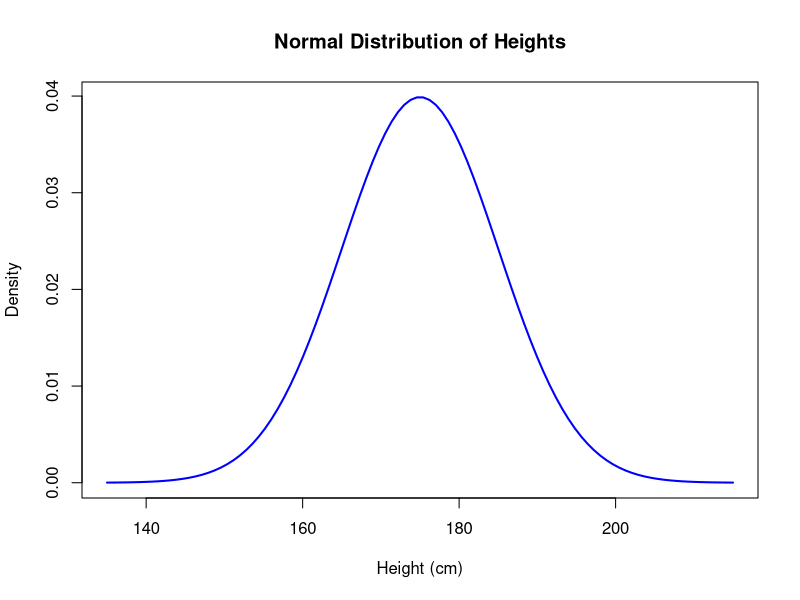
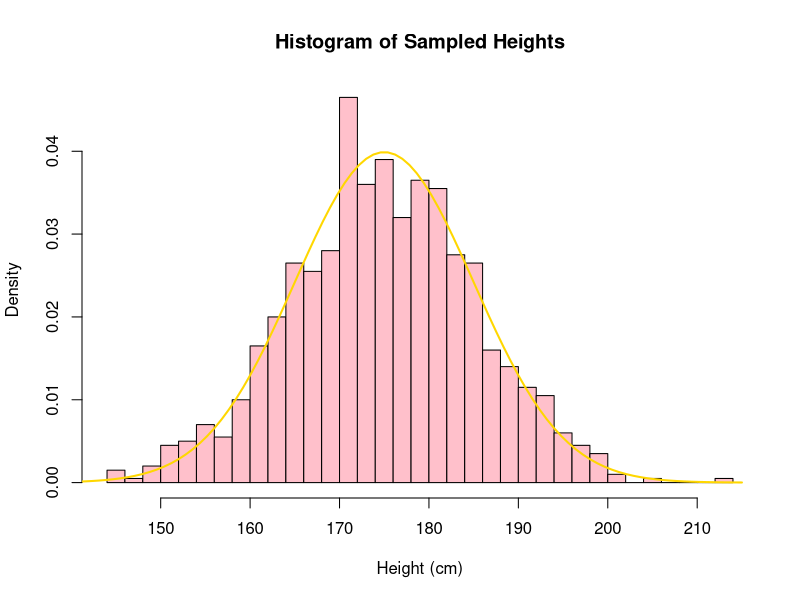

Source code (R) for these figures, in order:
  mean_height <- 175
  sd_height <- 10
  
  x <- seq(mean_height - 40, mean_height + 40, length=100)
  y <- dnorm(x, mean=mean_height, sd=sd_height)
  
  plot(x, y, type="l", col="blue", lwd=2,
       main="Normal Distribution of Heights",
       xlab="Height (cm)", ylab="Density")
  
  prob_less_165 <- pnorm(165, mean=mean_height, sd=sd_height)
  print(paste("P(height < 165) =", round(prob_less_165, 4)))
  
  prob_between_170_180 <- pnorm(180, mean=mean_height, sd=sd_height) - pnorm(170, mean=mean_height, sd=sd_height)
  print(paste("P(170 < height < 180) =", round(prob_between_170_180, 4)))
  
  height_90th <- qnorm(0.9, mean=mean_height, sd=sd_height)
  print(paste("90th percentile height =", round(height_90th, 2), "cm"))
  
  set.seed(1)
  sample_heights <- rnorm(1000, mean=mean_height, sd=sd_height)
  
  hist(sample_heights, breaks=30, probability=TRUE,
       main="Histogram of Sampled Heights",
       xlab="Height (cm)", col="pink")
  
  lines(x, y, col="gold", lwd=2)
  
  
  
  